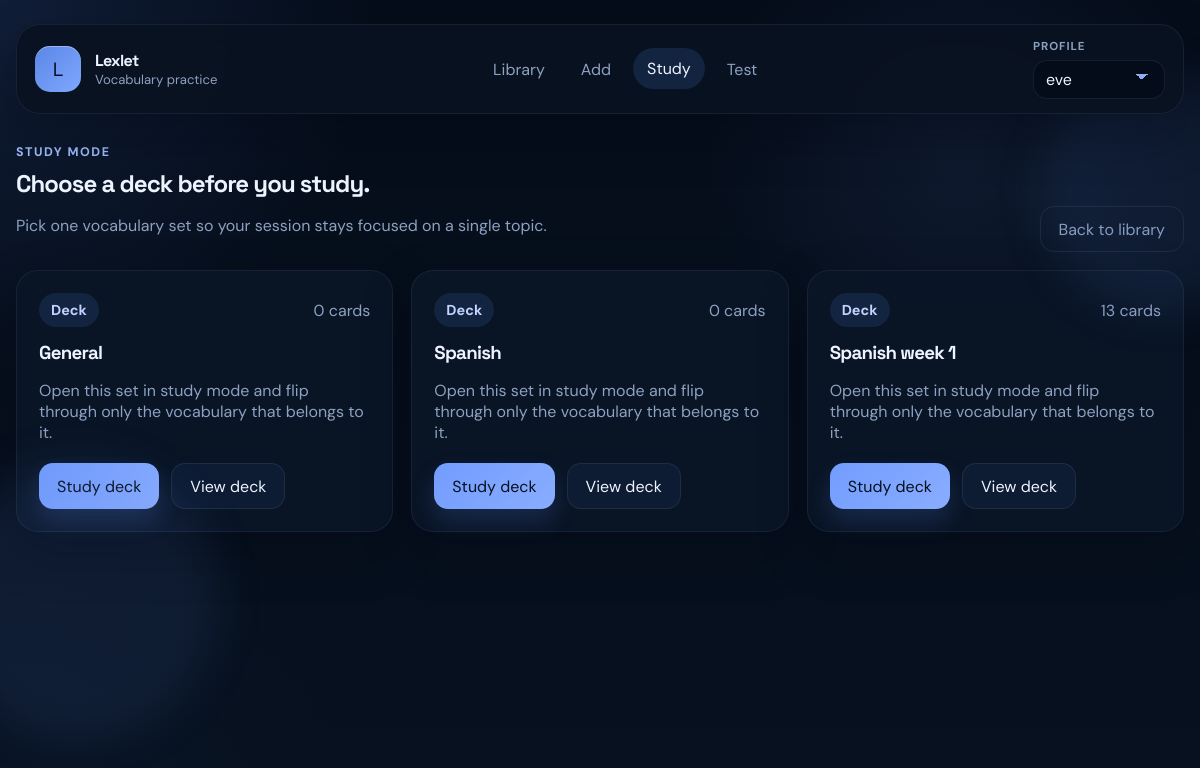
Before: /study with the older database file.
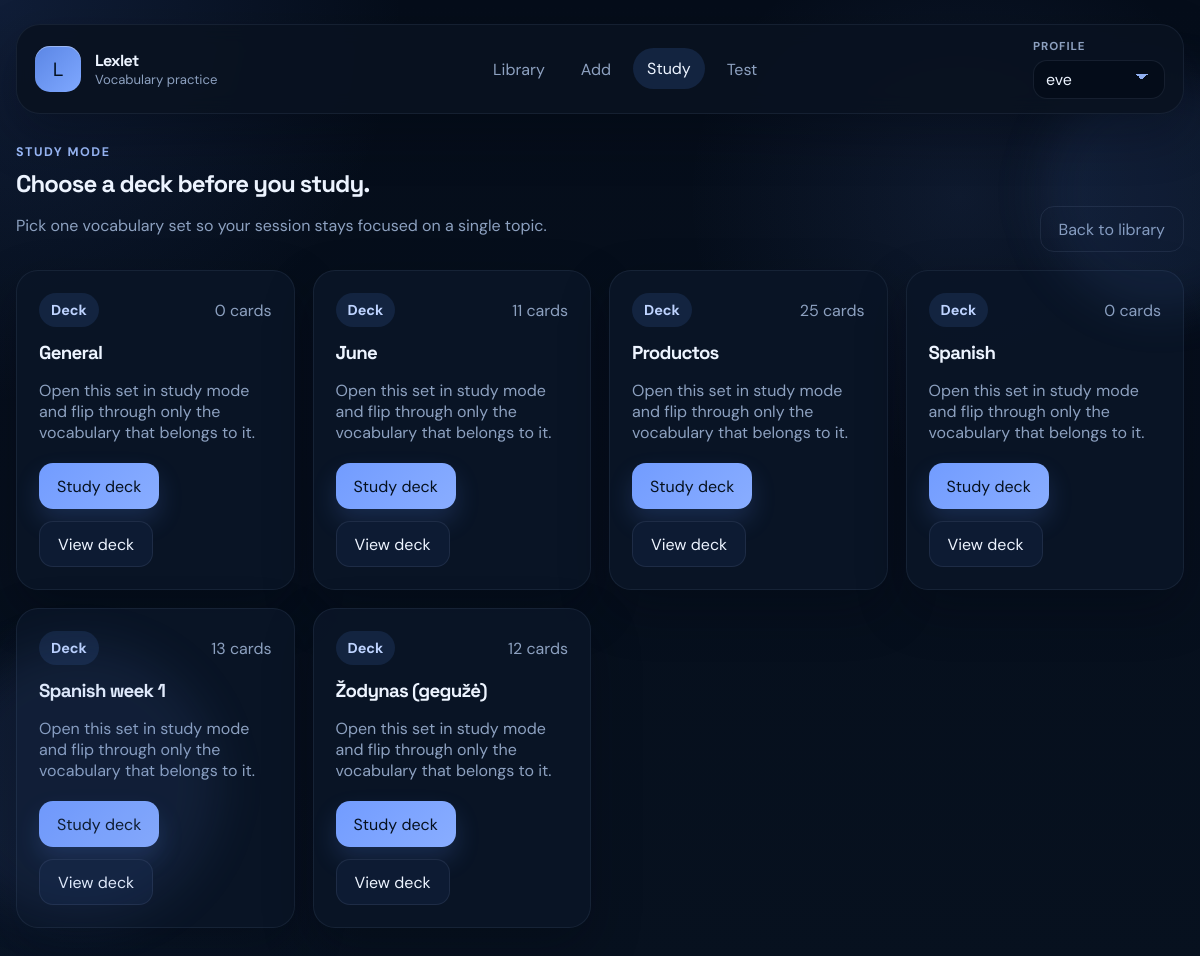
After: the same page with the newer database file.
### tables this page shows
CREATE TABLE decks (
            id INTEGER PRIMARY KEY AUTOINCREMENT,
            name TEXT NOT NULL UNIQUE
        , profile_id INTEGER);

### app.py (the view)
@app.route("/study")
def study():
    conn = get_db()
    active_profile_id = get_active_profile_id(conn)
    decks = get_all_decks(conn, active_profile_id)
    selected_deck_id = request.args.get("deck_id", type=int)
    selected_deck = get_deck(conn, selected_deck_id, active_profile_id) if selected_deck_id else None
    cards = []
    if selected_deck:
        cards = conn.execute("SELECT * FROM cards WHERE deck_id = ?", (selected_deck_id,)).fetchall()
    conn.close()
    cards = list(cards)
    random.shuffle(cards)
    return render_template(
        "study.html",
        cards=cards,
        decks=decks,
        selected_deck=selected_deck,
    )

### app.py (called while the page is built)
def get_db():
    conn = sqlite3.connect(DB_NAME)
    conn.row_factory = sqlite3.Row
    return conn

def get_profiles(conn):
    return conn.execute("SELECT id, name FROM profiles ORDER BY name COLLATE NOCASE").fetchall()

def get_active_profile_id(conn):
    stored_profile_id = session.get("active_profile_id")
    if stored_profile_id:
        existing = conn.execute("SELECT id FROM profiles WHERE id = ?", (stored_profile_id,)).fetchone()
        if existing:
            return stored_profile_id
    eve = conn.execute("SELECT id FROM profiles WHERE lower(name) = 'eve'").fetchone()
    if eve:
        session["active_profile_id"] = eve["id"]
        return eve["id"]
    first_profile = conn.execute("SELECT id FROM profiles ORDER BY id LIMIT 1").fetchone()
    if first_profile:
        session["active_profile_id"] = first_profile["id"]
        return first_profile["id"]
    return None

### templates/study.html (shortened to what this page needs)
{% extends "base.html" %}
{% block content %}
{% if not selected_deck %}
<section class="section-header">
    <div>
        <p class="eyebrow">Study mode</p>
        <h1>Choose a deck before you study.</h1>
        <p class="section-copy">Pick one vocabulary set so your session stays focused on a single topic.</p>
    </div>
    <a class="button button-ghost" href="{{ url_for('index') }}">Back to library</a>
</section>
{% if decks %}
<section class="deck-grid">
    {% for deck in decks %}
    <article class="deck-card">
        <div class="card-meta">
            <span class="chip">Deck</span>
            <span class="deck-count">{{ deck.card_count }} {{ "card" if deck.card_count == 1 else "cards" }}</span>
        </div>
        <h3>{{ deck.name }}</h3>
        <p>Open this set in study mode and flip through only the vocabulary that belongs to it.</p>
        <div class="deck-actions">
            <a class="button button-primary" href="{{ url_for('study', deck_id=deck.id) }}">Study deck</a>
            <a class="button button-secondary" href="{{ url_for('deck_detail', deck_id=deck.id) }}">View deck</a>
        </div>
    </article>
    {% endfor %}
</section>
{% endif %}
{% endif %}
{% endblock %}

Changed rows visible on the page:
added decks: card_count "11", card_count "cards", name "June"
added decks: card_count "25", card_count "cards", name "Productos"
added decks: card_count "12", card_count "cards", name "Žodynas (gegužė)"
